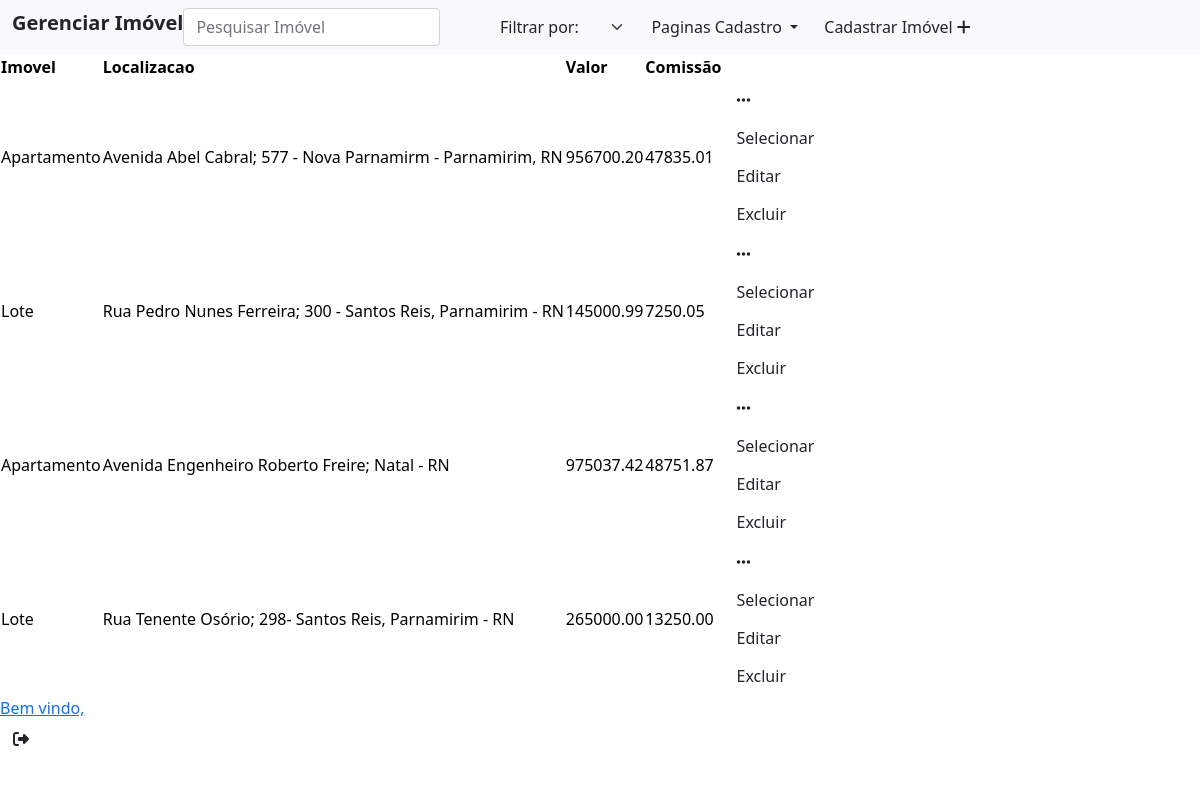
Screenshot of /imoveis/ (signed in) with the database file from the repository.
### venda_imoveis_app/models.py (models this page shows)
class Imovel(models.Model):
    tipo = models.CharField(max_length=255, default="")
    localizacao = models.CharField(max_length=255, default="")
    valor = MoneyField(max_digits=14, decimal_places=2, default_currency='BRL')
    comissao_vendedor = MoneyField(max_digits=14, decimal_places=2, default_currency='BRL')

### venda_imoveis_app/views.py (the view, shortened to what this page needs)
# urls.py: path('imoveis/', imoveis, name="imoveis"),
@login_required(login_url='/login/')
def imoveis(request):
    identifier = "Imóvel"
    form = ImoveisForm()
    imoveis = Imovel.objects.all()
    context = {'form': form, 'identifier': identifier, 'imoveis': imoveis}
    return render(request, 'pages/imoveis.html', context)

### venda_imoveis_app/forms.py
class ImoveisForm(ModelForm):
    class Meta:
        model = Imovel
        fields = '__all__'

### venda_imoveis_app/templates/pages/imoveis.html (shortened to what this page needs)
{% extends 'components/form_imoveis.html'%}
{% load static %}
{% block lista_imoveis %}
<div class="list-content">
<table class="table-light">
        <thead>
            <tr class="header-imovel">
                <th>Imovel</th>
                <th>Localizacao</th>
                <th>Valor</th>
                <th>Comissão</th>
                <th></th>
            </tr>
        </thead>
        {% for imoveis in imoveis %}
        <tbody class="dados-imovel">
            <tr>
                <td>{{ imoveis.tipo }}</td>
                <td>{{ imoveis.localizacao }}</td>
                <td>{{ imoveis.valor }}</td>
                <td>{{ imoveis.comissao_vendedor }}</td>
                <td>
                    <div id="dropdown" class="dropdown">
                    <div class="btn btn-option" id="option-btn"><i id="icon-option" class="fas fa-ellipsis-h"></i></div>
                        <div id="imovel-options" class="dropdown-content">
                            <div>
                                <form id="selected_form" class="form-inline" action="{% url 'simulacao' imoveis.pk %}" method="POST">
                                    <button type="submit" class="btn btn-selecionar" id="option-selectionar">Selecionar</button>
                                </form>
                            </div>
                            <div>
                                <button
                                    class="btn btn-editar"
                                    type="button"
                                    data-bs-title="Editar {{ identifier }}"
                                    data-bs-check="true"
                                    data-bs-toggle="modal"
                                    data-bs-target="#modalCadastro"
                                    data-bs-tipo="{{ imoveis.tipo}}"
                                    data-bs-localizacao="{{ imoveis.localizacao }}"
                                    data-bs-valor="{{ imoveis.valor.amount }}"
                                    data-bs-comissao="{{ imoveis.comissao_vendedor.amount }}"
                                    data-bs-id-imovel="{{ imoveis.id }}"
                                >Editar</button>
                            </div>
                            <div>
                                <form id="selected_form" class="form-inline" action="{% url 'delete_imovel' imoveis.pk %}" method="POST">
                                    <button type="submit" class="btn btn-excluir" id="option-excluir">Excluir</button>
                                </form>
                            </div>
                        </div>
                    </div>
                </td>
            </tr>
        </tbody>
        {% endfor %}
    </table>
</div>
{% endblock %}

### rows the page displays
Imovel: tipo "Apartamento", localizacao "Avenida Abel Cabral; 577 - Nova Parnamirm - Parnamirim, RN", valor "956700.20", comissao_vendedor "47835.01"
Imovel: tipo "Lote", localizacao "Rua Pedro Nunes Ferreira; 300 - Santos Reis, Parnamirim - RN", valor "145000.99", comissao_vendedor "7250.05"
Imovel: tipo "Apartamento", localizacao "Avenida Engenheiro Roberto Freire; Natal - RN", valor "975037.42", comissao_vendedor "48751.87"
Imovel: tipo "Lote", localizacao "Rua Tenente Osório; 298- Santos Reis, Parnamirim - RN", valor "265000.00", comissao_vendedor "13250.00"

### other values shown
{{ identifier }} "Imóvel"
